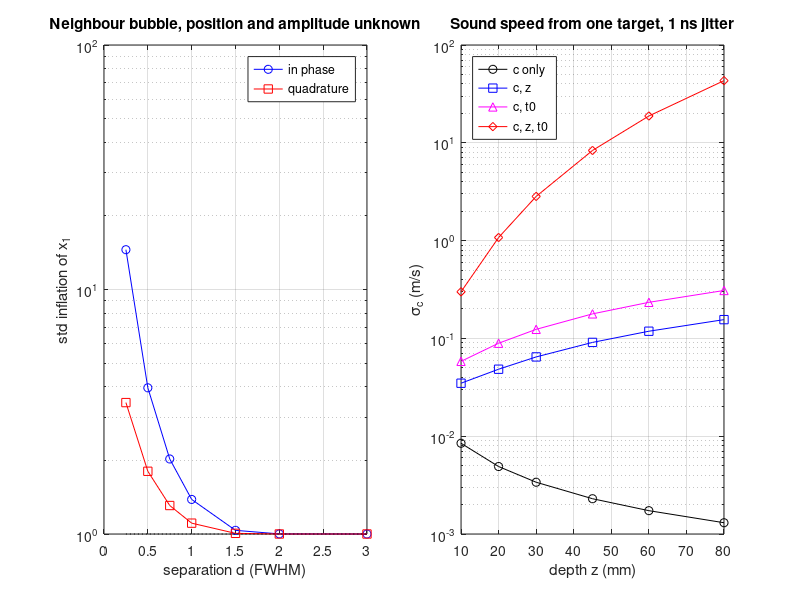

MATLAB code for this plot:
%% m12_nuisance_fisher.m
% Purpose : what unknown (nuisance) parameters cost, from the Fisher matrix.
%   The bound on parameter 1 with nuisances is [inv(I)](1,1) >= 1/I(1,1).
%   We print the std inflation  sqrt([inv(I)](1,1) * I(1,1))  (1 = free).
%   Noise: circular complex Gaussian, E|w|^2 = 1 per sample, so
%   I = 2 Re(J' * J) with J the Jacobian of the noise-free signal.
%   Part 1: one bubble, Gaussian PSF (FWHM = 1): unknown complex amplitude,
%           width, complex background; centred vs near the window edge.
%   Part 2: a second bubble at separation d (FWHM units), relative phase psi,
%           its position and amplitude unknown. Inflation vs d.
%   Part 3: axial localisation of a carrier-modulated echo: known vs unknown
%           phase. With unknown phase the carrier term cancels exactly.
%   Part 4: sound speed from receive delays of one point target
%           (0 deg plane-wave transmit, 128 elements, pitch 0.3 mm,
%           1 ns independent delay jitter per element).
% Change  : window half-width, offsets, phases, the array, sigma_tau.
% Expect  : Part 1: 1.000 for a centred bubble with every nuisance unknown;
%           ~4.2 when the bubble sits at the edge of a +-1.5 FWHM window.
%           Part 2: in phase 3.96 / 1.39 / 1.00 at d = 0.5 / 1 / 2 FWHM,
%           quadrature 1.81 / 1.11 / 1.00; same values for a weaker neighbour.
%           Part 3: unknown-phase Fisher = envelope-only Fisher (ratio 1.000).
%           Part 4 at z = 30 mm: sigma_c = 0.0034 (z known), 0.065 (z
%           unknown), 2.83 m/s (z and t0 unknown).
rng(1);
fw = 1; w = fw/(2*sqrt(2*log(2))); pix = 1/16;
gfun = @(x, x0) exp(-(x - x0).^2/(2*w^2));
first = @(v) v(1);
inv11 = @(M) first(M \ [1; zeros(size(M, 1) - 1, 1)]);     % [inv(M)](1,1)
infl = @(J) sqrt(inv11(2*real(J'*J)) * 2*real(J(:,1)'*J(:,1)));

%% Part 1: single bubble
fprintf('Part 1: one bubble, std inflation of x1 (1.000 = nuisance is free)\n');
cases = {'centred, window +-3 FWHM', 3, 0; 'offset 1.0, window +-1.5', 1.5, 1.0; 'offset 1.5, window +-1.5 (edge)', 1.5, 1.5};
for k = 1:size(cases, 1)
    win = cases{k, 2}; off = cases{k, 3};
    x = (-round(win/pix):round(win/pix))'*pix; g = gfun(x, off);
    dx = g.*(x - off)/w^2; dw = g.*(x - off).^2/w^3; one = ones(size(x));
    J1 = [dx, g, 1j*g];                       % x1, Re a, Im a
    J2 = [J1, dw];                            % + width
    J3 = [J2, one, 1j*one];                   % + complex background
    fprintf('  %-34s amp: %.3f   amp+width: %.3f   amp+width+bg: %.3f\n', cases{k, 1}, infl(J1), infl(J2), infl(J3));
end

%% Part 2: a neighbour bubble
dList = [0.25 0.5 0.75 1 1.5 2 3];
psiList = [0 90 180]; relList = [1 0.3];
x = (-4/pix:4/pix)'*pix; ratio2 = zeros(numel(psiList), numel(dList));
fprintf('\nPart 2: second bubble at separation d (x2, a2 unknown; a1 unknown)\n');
fprintf('  psi(deg) |a2|  '); fprintf('  d=%-5.2f', dList); fprintf('\n');
for ir = 1:numel(relList)
    for ip = 1:numel(psiList)
        a2 = relList(ir)*exp(1j*psiList(ip)*pi/180);
        r = zeros(size(dList));
        for k = 1:numel(dList)
            g1 = gfun(x, 0); g2 = gfun(x, dList(k));
            J = [g1.*x/w^2, g1, 1j*g1, a2*g2.*(x - dList(k))/w^2, g2, 1j*g2];
            r(k) = infl(J);
        end
        if ir == 1, ratio2(ip, :) = r; end
        fprintf('  %6d   %4.1f ', psiList(ip), relList(ir)); fprintf('  %7.2f', r); fprintf('\n');
    end
end
dS = [0.05 0.1 0.2]; rS = zeros(2, 3);
for k = 1:3
    for ip = 1:2
        a2 = exp(1j*(ip - 1)*pi/2); g1 = gfun(x, 0); g2 = gfun(x, dS(k));
        rS(ip, k) = infl([g1.*x/w^2, g1, 1j*g1, a2*g2.*(x - dS(k))/w^2, g2, 1j*g2]);
    end
end
fprintf('  small-d slope of log(inflation) vs log(d): in phase %.2f, quadrature %.2f\n', ...
    log(rS(1,3)/rS(1,1))/log(4), log(rS(2,3)/rS(2,1))/log(4));

%% Part 3: carrier with known vs unknown phase (axial, z in wavelengths)
fwz = 0.75; wz = fwz/(2*sqrt(2*log(2))); z = (-3:1/32:3)'; k0 = 2*pi*2;   % two-way carrier: 2/lambda
g = exp(-z.^2/(2*wz^2)); s = g.*exp(1j*k0*z);
ds = (-z/wz^2 + 1j*k0).*s;                    % d s / d z0 (sign irrelevant for Fisher)
Iknown = 2*real(ds'*ds);                      % amplitude and phase known
Junk = [ds, s, 1j*s];                         % complex amplitude unknown
Ieff = 1/inv11(2*real(Junk'*Junk));
dg = -z/wz^2.*g; Ienv = 2*real(dg'*dg);       % envelope only, no carrier
fprintf('\nPart 3: axial Fisher (FWHM %.2f lambda, carrier 2/lambda)\n', fwz);
fprintf('  phase known: %.1f   phase unknown: %.2f   envelope only: %.2f   ratio unknown/envelope = %.4f\n', ...
    Iknown, Ieff, Ienv, Ieff/Ienv);
fprintf('  std gain from a known phase: %.1fx\n', sqrt(Iknown/Ieff));

%% Part 4: sound speed from receive delays of one point target
c = 1540; N = 128; pitch = 0.3e-3; sig = 1e-9; D = N*pitch;
xe = ((0:N-1)' - (N-1)/2)*pitch;
zList = [10 20 30 45 60 80]*1e-3;
sets = {'c only', 'c, z', 'c, t0', 'c, z, t0', 'c, z, xs, t0'};
sigc = zeros(numel(zList), numel(sets));
for iz = 1:numel(zList)
    zz = zList(iz); r = sqrt(zz^2 + xe.^2);
    dc = -(zz + r)/c^2; dz = (1 + zz./r)/c; dxs = xe./(r*c); dt0 = ones(N, 1);
    Js = {dc, [dc dz], [dc dt0], [dc dz dt0], [dc dz dxs dt0]};
    for k = 1:numel(Js)
        Ci = inv(Js{k}'*Js{k}/sig^2); sigc(iz, k) = sqrt(Ci(1, 1));
    end
end
fprintf('\nPart 4: sigma_c (m/s), %d elements, pitch %.1f mm, sigma_tau = %.1f ns\n', N, pitch*1e3, sig*1e9);
fprintf('  z(mm)  F#  '); fprintf('%14s', sets{:}); fprintf('   approx(c,z)\n');
for iz = 1:numel(zList)
    fprintf('  %4.0f  %4.2f', zList(iz)*1e3, zList(iz)/D); fprintf('%14.4f', sigc(iz, :));
    fprintf('   %9.4f\n', sqrt(180)*sig*zList(iz)*c^2/(sqrt(N)*D^2));
end

%% Figures
figure('Position', [80 80 950 360]);
subplot(1, 2, 1);
semilogy(dList, ratio2(1, :), 'b-o', dList, ratio2(2, :), 'r-s'); hold on; semilogy(dList, ones(size(dList)), 'k:');
xlabel('separation d (FWHM)'); ylabel('std inflation of x_1'); grid on;
title('Neighbour bubble, position and amplitude unknown'); legend('in phase', 'quadrature');
subplot(1, 2, 2);
semilogy(zList*1e3, sigc(:, 1), 'k-o', zList*1e3, sigc(:, 2), 'b-s', zList*1e3, sigc(:, 3), 'm-^', zList*1e3, sigc(:, 4), 'r-d');
xlabel('depth z (mm)'); ylabel('\sigma_c (m/s)'); grid on;
title('Sound speed from one target, 1 ns jitter'); legend(sets(1:4), 'Location', 'northwest');
